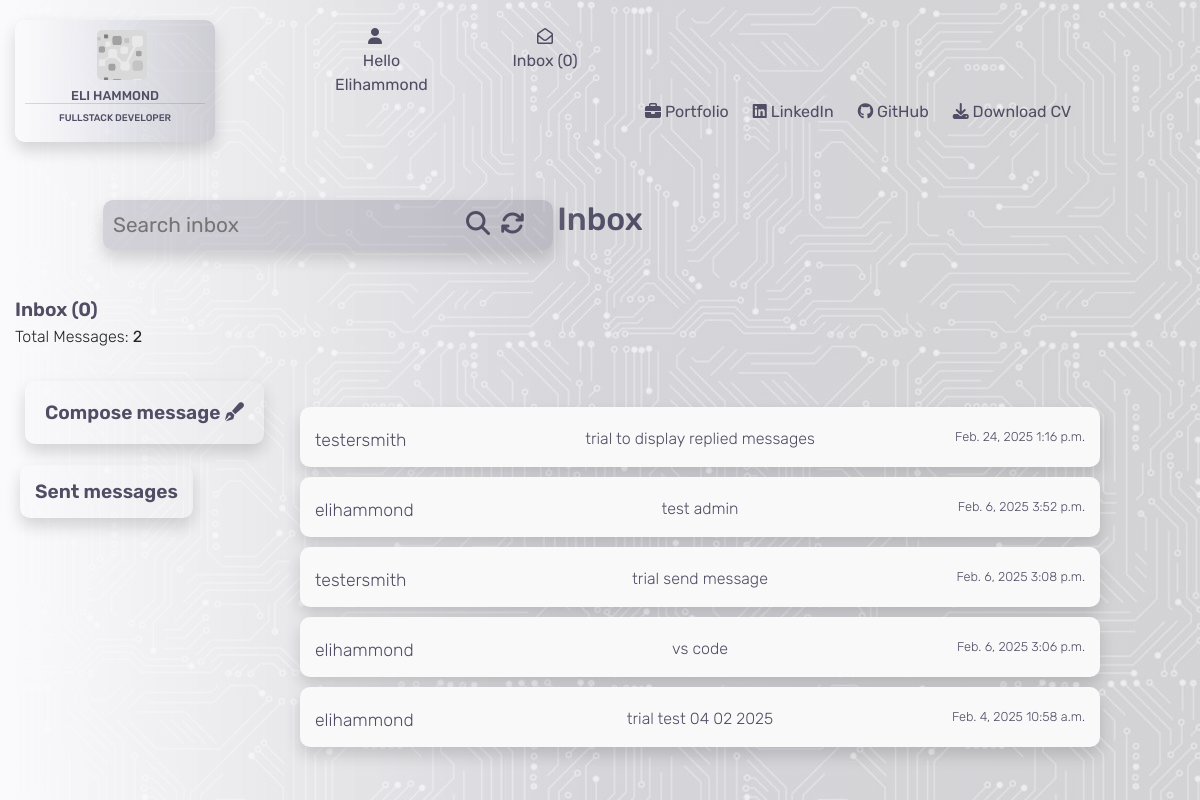
/contacts/ (signed in), run on an earlier commit of the app's database.
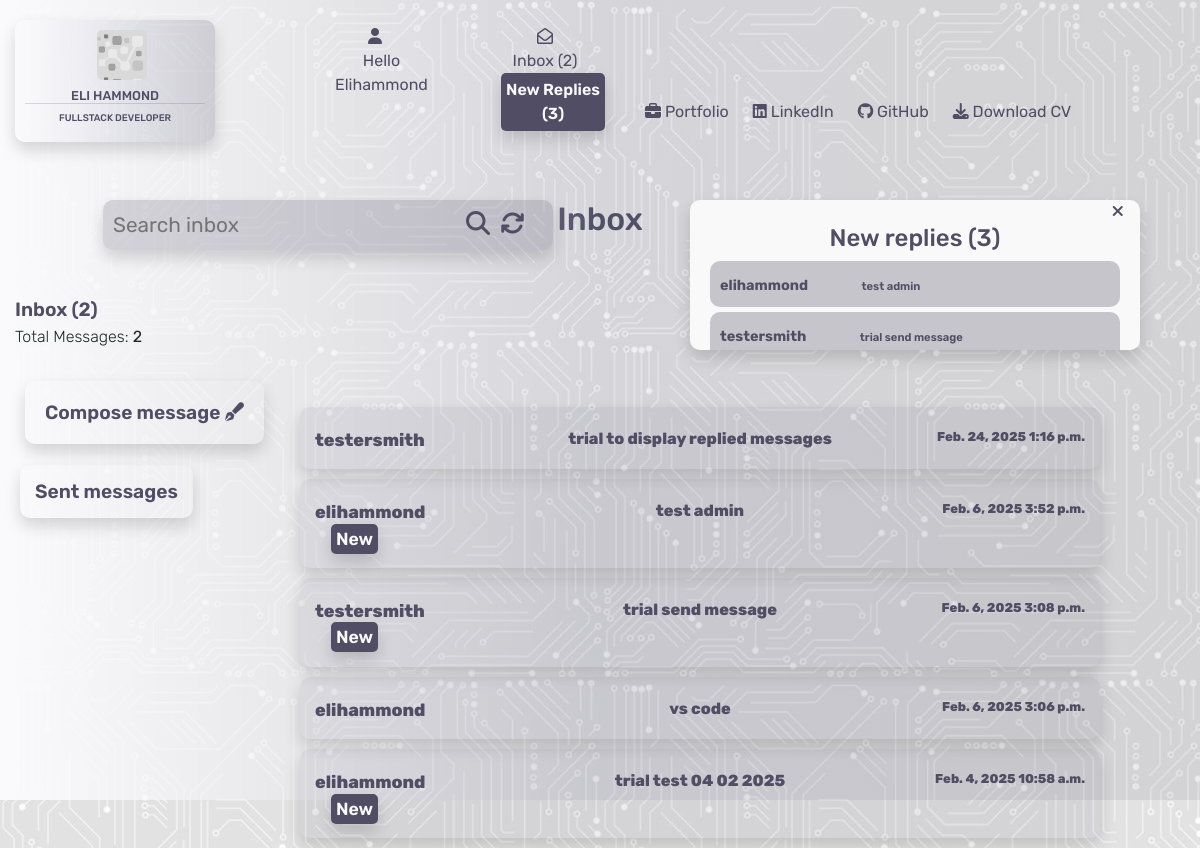
And on a later commit of the database.
### contacts/models.py (models this page shows)
class Contacts(models.Model):
    class Meta:
        verbose_name_plural = "Contacts"
    name = models.CharField(max_length=26)
    send_to = models.CharField(max_length=240)
    subject = models.CharField(max_length=52, null=True, blank=True)
    email = models.EmailField()
    phone = models.IntegerField()
    message = models.TextField()
    date = models.DateField(auto_now_add=True)
    time = models.TimeField(auto_now_add=True)
    read = models.BooleanField(default=False)
    has_reply = models.BooleanField(default=False)
    new_reply = models.BooleanField(default=False)

### contacts/views.py (the view)
# urls.py: path('', views.contacts, name='contacts'),
@login_required
def contacts(request):
    inbox = Contacts.objects.all().order_by('-date', '-time')
    replied = Replied.objects.all()
    if request.GET:
        if 'q' in request.GET:
            query = request.GET['q']
            queries = Q(name__icontains=query) | Q(subject__icontains=query) | Q(message__icontains=query)
            inbox = inbox.filter(queries)
    context = {
        'inbox': inbox,
        'replied': replied,
    }
    return render(request, 'contacts/contacts.html', context)

### contacts/contexts.py (called while the page is built)
def contacts_inbox(request):
    user = request.user.id
    if user:
        user_inbox = get_object_or_404(User, username=request.user)
        inbox = Contacts.objects.filter(send_to=user_inbox)
        replied = Replied.objects.filter(name=user_inbox)
        reply_message = Contacts.objects.filter(new_reply=True)
        unread_messages = inbox.filter(read=False).count()
        message_count = len(inbox)
        reply_num = len(reply_message)
        context = {
            'inbox': inbox,
            'message_count': message_count,
            'unread_messages': unread_messages,
            'replied': replied,
            'reply_num': reply_num,
        }
    else:
        inbox = Contacts.objects.all()
        context = {
            'inbox': inbox
        }
    return context

### contacts/templates/contacts/contacts.html (shortened to what the changed rows need)
{% extends "base.html" %}
{% load static %}
{% block content %}
<div class="container-fluid">
    <div class="row">
        <div class="col-4">
        </div>
        <div class="col-4">
            <h2 class="header">Inbox</h2>
        </div>
        <div class="col-4">
            {% if reply_num >= 1 %}
            <div class="new-reply-load-box shadow">
                <div class="reply-box-close"><i class="fa-solid fa-xmark"></i></div>
                <h4>New replies ({{ reply_num }})</h4>
                {% for i in inbox %}
                {% if i.new_reply %}
                <a href="{% url 'open_message' i.id %}">
                  <div class="new-reply-load">
                    <span class="new-reply-name">{{ i.name }}</span>
                    <span class="new-reply-subject">{{ i.subject }}</span>
                  </div>
                </a>
                {% endif %}
                {% endfor %}
            </div>
            {% endif %}
        </div>
    </div>
    <div class="inbox-header">
        Inbox ({{ unread_messages }})
    </div>
    <div class="inbox-subheader">
        Total Messages: <strong>{{ message_count }}</strong>
    </div>
    <div class="inbox-header">
        <a href="{% url 'compose_message' %}" class="compose shadow">Compose message <i class="fa-solid fa-pen-fancy"></i></a>
    </div>
    <div class="inbox-header">
        <a href="{% url 'sent_messages' %}" class="sent-messages shadow">Sent messages </a>
    </div>
    {% for i in inbox %}
    <div class="row">
        <div class="col-3">
        </div>
        {% if i.send_to == user.username %}
        <div class="col-8">
            <div class="message-display">
                <div class="row message-container {% if i.read %}opened-message{% else %}unread-message{% endif %} shadow">
                    <div class="col-3">
                        <a href="{% url 'open_message' i.id %}">
                            <p class="inbox-name">{{ i.name }}{% if i.new_reply == True %} <span class="new-reply ml-3 shadow">New</span>
                                {% endif %}
                            </p>
                        </a>
                    </div>
                    <div class="col-6">
                        <a href="{% url 'open_message' i.id %}">
                            {% if i.subject %}
                            <p class="inbox-subject">{{ i.subject }}</p>
                            {% else %}
                            <p class="inbox-subject">no subject</p>
                            {% endif %}
                        </a>
                    </div>
                    <div class="col-3">
                        <a href="{% url 'open_message' i.id %}">
                            <p class="inbox-date-time">{{ i.date }} {{ i.time }}</p>
                        </a>
                    </div>
                </div>
            </div>
        </div>
        {% endif %}
        <div class="col-1"></div>
    </div>
    {% if i.name == user.username %}
    <div class="row">
        <div class="col-3"></div>
        {% if i.has_reply == True %}
        <div class="col-8">
            <div class="message-display">
                <div class="row message-container {% if i.read %}opened-message{% else %}unread-message{% endif %} shadow">
                    <div class="col-3">
                        <a href="{% url 'open_message' i.id %}">
                            <p class="inbox-name">{{ i.name }}{% if i.new_reply == True %} <span class="new-reply ml-3 shadow">New</span>
                            {% endif %}</p>
                        </a>
                    </div>
                    <div class="col-6">
                        <a href="{% url 'open_message' i.id %}">
                            {% if i.subject %}
                            <p class="inbox-subject">{{ i.subject }}</p>
                            {% else %}
                            <p class="inbox-subject">no subject</p>
                            {% endif %}
                        </a>
                    </div>
                    <div class="col-3">
                        <a href="{% url 'open_message' i.id %}">
                            <p class="inbox-date-time">{{ i.date }} {{ i.time }}</p>
                        </a>
                    </div>
                </div>
            </div>
        </div>
        {% endif %}
        <div class="col-1"></div>
    </div>
    {% endif %}
    {% endfor %}
</div>
{% endblock %}

### templates/base.html (shortened to what this page needs)
{% load static %}
<!DOCTYPE html>
<html lang="en">
<head>
    {% block corecss %}
        <link rel="stylesheet" href="https://stackpath.bootstrapcdn.com/bootstrap/4.4.1/css/bootstrap.min.css">
        <link rel="stylesheet" href="https://cdnjs.cloudflare.com/ajax/libs/font-awesome/6.6.0/css/all.min.css">
        <link rel="stylesheet" href="https://cdnjs.cloudflare.com/ajax/libs/font-awesome/6.6.0/css/all.min.css">
        <link rel="stylesheet" href="{% static 'css/base.css' %}">
    {% endblock %}
</head>
<body>
    <div class="opaque"></div>
    <header>
        <nav>
            <div class="container-fluid">
                <div class="row">
                    <div class="col-md-3">
                        <a href="{% url 'home' %}">
                            <div class="logo shadow">
                                <div class="logo-logo"></div>
                                <h5>Eli Hammond</h5>
                                <h6>Fullstack Developer</h6>
                            </div>
                        </a>
                    </div>
                    <div class="col-lg-3 col-md-6">
                        <div class="row">
                            <div class="col-md-6">
                                <div class="dropdown">
                                    <div class="dropbtn">
                                        <div class="icon"><i class="fa-solid fa-user"></i></div>
                                        {% if request.user.is_authenticated %}
                                            <div class="hello">
                                                <span class="d-none d-md-block">Hello</span> {{ user.username|capfirst }}
                                            </div>
                                        {% else %}
                                            Login/Register
                                        {% endif %}
                                    </div>
                                </div>
                            </div>
                            <div class="col-md-6 d-none d-md-block">
                                {% if request.user.is_authenticated %}
                                    <div class="message-box">
                                        <a href="{% url 'contacts' %}">
                                            <div class="icon"><i class="fa-regular fa-envelope-open"></i></div>
                                            Inbox ({{ unread_messages }})
                                            {% if reply_num >= 1 %} <p class="new-reply ml-3 shadow">New Replies ({{ reply_num }})</p>{% endif %}
                                        </a>
                                    </div>
                                {% endif %}
                            </div>
                        </div>
                    </div>
                    <div class="col-lg-6 col-md-3">
                    </div>
                </div>
                <div class="row bottom-header">
                    <div class="col-md-6"></div>
                    <div class="col-md-6 d-none d-lg-block">
                        <ul>
                            <li>
                                <a href="{% url 'portfolio' %}">{% block custom_style %}<i class="fa-solid fa-briefcase"></i> Portfolio{% endblock %}</a>
                            </li>
                            <li>
                                <a href="https://www.linkedin.com/in/elliot-hammond-286739298/" target="_blank"><i class="fa-brands fa-linkedin"></i> LinkedIn</a>
                            </li>
                            <li>
                                <a href="https://github.com/e-h-dev" target="_blank"><i class="fa-brands fa-github"></i> GitHub</a>
                            </li>
                            <li>
                                <a href="/media/CV.pdf" target="_blank"><i class="fa-solid fa-download"></i> Download CV</a>
                            </li>
                        </ul>
                    </div>
                </div>
            </div>
        </nav>
    </header>
    {% block content %}
    {% endblock %}
</body>
</html>

What changed in the data, as far as the page shows it:
now on one of the page's lists (row edited): Contacts: name "elihammond", subject "test admin"
changed Contacts "test admin": read True → False (drawn); now shows "New"
now on one of the page's lists (row edited): Contacts: name "testersmith", subject "trial send message"
changed Contacts "trial send message": read True → False (drawn); now shows "New"
changed Contacts "trial to display replied messages": read True → False (drawn)
changed Contacts "vs code": read True → False (drawn)
changed Contacts "trial test 04 02 2025": read True → False (drawn); now shows "New"
Also different on the page:
{{ unread_messages }}: "0" → "2"
{{ reply_num }}: (not shown) → "3"
text now shown: "New Replies ( ) New replies ( )"
